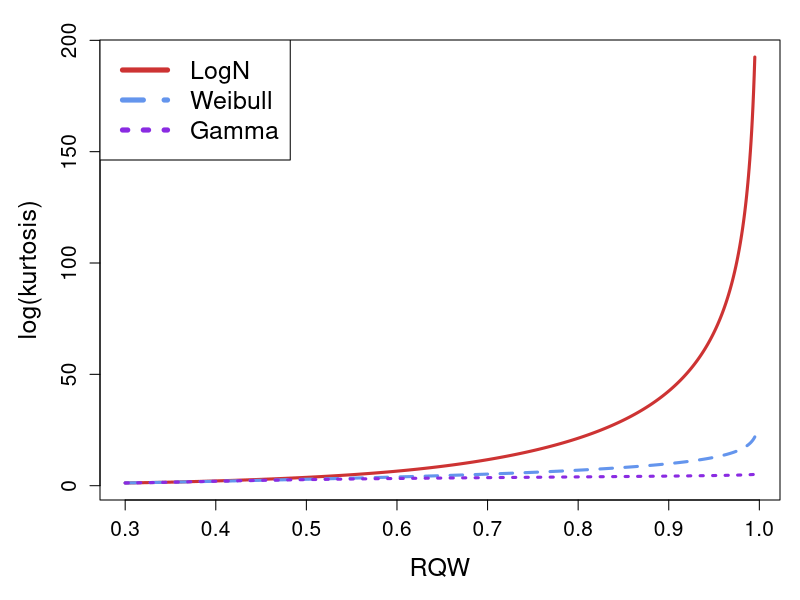
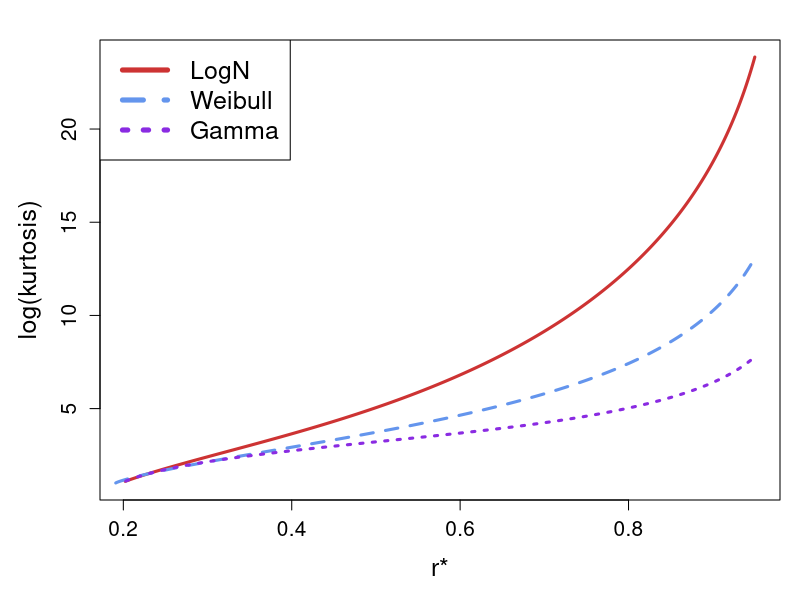
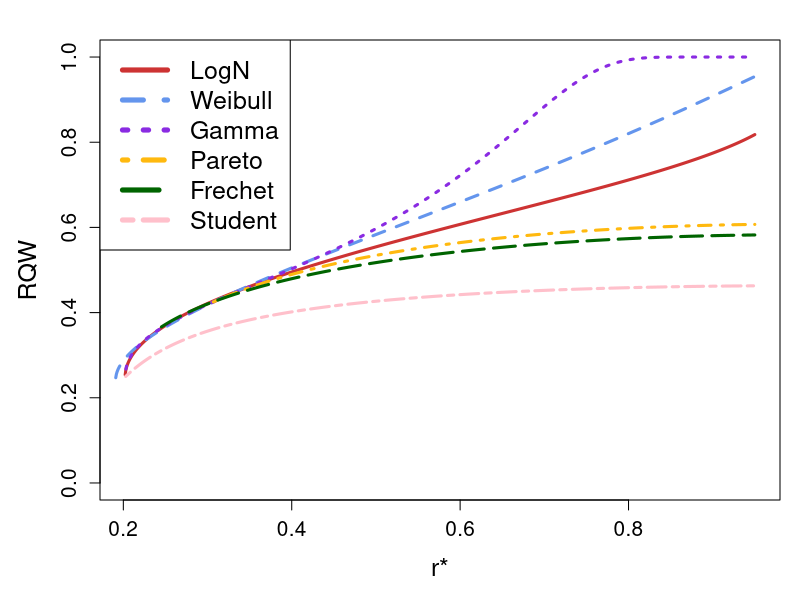

Write R code to recreate these figures, in order.
# Analysing the "r" parameter as measure of tail-heaviness for common distributions
# The analysis is done for r* (i.e. 1-r) so that larger r* imply heavier-tail

# Log Normal(mu, s) (s is like sigma^2)
# min r: 1-sqrt(2/pi) = 0.2022
# max r: 1
erf        <- function(x){2 * pnorm(x * sqrt(2)) - 1}
r.logN     <- function(s){1-erf(sqrt(s/2))/sqrt(exp(s)-1)}
r.logN.inv <- function(r){uniroot(function(x){r.logN(x) - r}, lower = 0.00001, 
                                  upper=100)$root}
k.logN     <- function(s){exp(4*s) + 2*exp(3*s) + 3*exp(2*s) - 6  +3}
k.logN.inv <- function(k){uniroot(function(x){k.logN(x) - k}, lower = 0.0001, 
                                  upper=100)$root}
RQW.logN   <- function(s,q=7/8){(qlnorm(0.5+q/2, sdlog=sqrt(s))
                                 +qlnorm(1-q/2, sdlog=sqrt(s))
                                 -2*qlnorm(3/4, sdlog=sqrt(s)))/(qlnorm(0.5+q/2, 
                                  sdlog=sqrt(s))-qlnorm(1-q/2, sdlog=sqrt(s)))}
RQW.logN.inv <- function(k){uniroot(function(x){RQW.logN(x) - k}, 
                                    lower = 0.0001, upper=1000)$root}

# Gamma with shape parameter a
# min r: 1-sqrt(2/pi) = 0.2030 (seems to have numerical problems to evaluate at lower r)
# max r: 1
r.Gam <- function(a){
  mx <- qgamma(1/2, shape = a, rate = 1)
  1-2*mx^a*exp(-mx)/(gamma(a)*sqrt(a))
}
r.Gam.inv <- function(r){uniroot(function(x){r.Gam(x) - r}, 
                                 lower = .0001, upper=130)$root}
k.Gam     <- function(a){6/a + 3}
k.Gam.inv <- function(k){uniroot(function(x){k.Gam(x) - k}, 
                                 lower = .0001, upper=130)$root}
RQW.Gam   <- function(a,q=7/8){(qgamma(0.5+q/2, shape=a)+qgamma(1-q/2, shape=a)
                                -2*qgamma(3/4, shape=a))/(qgamma(0.5+q/2, shape=a)
                                                          -qgamma(1-q/2, shape=a))}
RQW.Gam.inv <- function(r){uniroot(function(x){RQW.Gam(x) - r}, 
                                   lower = .001, upper=500)$root}

# Weibull with shape parameter k
# min r: 0.191 (roughly, numerically)
# max r: 1
r.Wei     <- function(k){1-(2*igamma(1+1/k,log(2)) - gamma(1+1/k))/sqrt(gamma(1+2/k) 
                                                                        - gamma(1+1/k)^2)}
r.Wei.inv <- function(r){uniroot(function(x){r.Wei(x) - r}, lower = 0.05, upper=2.9)$root}
G1        <- function(k){gamma(1+1/k)}
G2        <- function(k){gamma(1+2/k)}
G3        <- function(k){gamma(1+3/k)}
G4        <- function(k){gamma(1+4/k)}
k.Wei     <- function(k){(-6*G1(k)^4+12*G1(k)^2*G2(k)-3*G2(k)^2-4*G1(k)*G3(k)
                          +G4(k))/(G2(k)-G1(k)^2)^2 + 3}
k.Wei.inv <- function(k){uniroot(function(x){k.Wei(x) - k}, lower = 0.05, upper=2.9)$root}
RQW.Wei   <- function(k,q=7/8){(qweibull(0.5+q/2, shape=k)+qweibull(1-q/2, shape=k)
                                -2*qweibull(3/4, shape=k))/(qweibull(0.5+q/2, shape=k)
                                                            -qweibull(1-q/2, shape=k))}
RQW.Wei.inv <- function(r){uniroot(function(x){RQW.Wei(x) - r}, lower = 0.05,
                                   upper=2.9)$root}

# Frechet
# min r: 0.2453 (roughly, numerically)
# max r: 1
# (kurtosis does not exist for r > 0.4013)
igamma <- function(a, x){gamma(a) * (1 - pgamma(x,a,1))}
r.Fre  <- function(a){1-(gamma(1-1/a) -
                      2*igamma(1-1/a, log(2)))/sqrt(gamma(1-2/a)-gamma(1-1/a)^2)}
r.Fre.inv <- function(r){uniroot(function(x){r.Fre(x) - r}, lower = 2.0001, 
                                 upper=10000)$root}
k.Fre  <- function(a){(gamma(1-4/a)-4*gamma(1-3/a)*gamma(1-1/a)
                       +3*gamma(1-2/a)^2)/(gamma(1-2/a)-gamma(1-1/a)^2)^2-6  +3}
k.Fre.inv <- function(k){uniroot(function(x){k.Fre(x) - k}, lower = 4.0001, 
                                 upper=1000)$root}
qfrechet <- function(q,a){log(1/q)^{-1/a}}
RQW.Fre   <- function(a,q=7/8){(qfrechet(0.5+q/2, a)+qfrechet(1-q/2, a)
                                -2*qfrechet(3/4, a))/(qfrechet(0.5+q/2, a)
                                                      -qfrechet(1-q/2, a))}
RQW.Fre.inv <- function(rqw){uniroot(function(x){RQW.Fre(x) - rqw}, lower = 0.2,
                                     upper=1000)$root}

# Find a in Pareto(a, lambda) (a>2)
# min r: 1-log(2) = 0.3069
# max r: 1
# (Kurtosis does not exist past r > 0.4648)
r.Par     <- function(a){1-sqrt(a*(a-2))*(2^(1/a)-1) }
r.Par.inv <- function(r){uniroot(function(x){r.Par(x) - r}, lower = 2.00001, 
                                 upper=10000)$root}
k.Par     <- function(a){6*(a^3+a^2-6*a-2)/(a*(a-3)*(a-4))  +3}
k.Par.inv <- function(k){uniroot(function(x){k.Par(x) - k}, lower = 4.00001,
                                 upper=10000)$root}
qpareto   <- function(q,a){(1-q)^(-1/a)-1}
RQW.Par   <- function(a,q=7/8){(qpareto (0.5+q/2, a)+qpareto (1-q/2, a)
                                -2*qpareto (3/4, a))/(qpareto (0.5+q/2, a)
                                                      -qpareto(1-q/2, a))}
RQW.Par.inv <- function(r){uniroot(function(x){RQW.Par(x) - r}, lower = .1, 
                                   upper=1000)$root}

# Student (v) (v > 2)
# min r: 1-sqrt(2/pi) = 0.2028 (seems to have numerical problems to evaluate at lower r)
# max r: 1
# (Kurtosis does not exist past r > 0.2928)
r.t     <- function(v){1-2*sqrt((v-2)/pi)*gamma((v+1)/2)/((v-1)*gamma(v/2))}
r.t.inv <- function(r){uniroot(function(x){r.t(x) - r}, lower = 2.00001, 
                               upper=340)$root}
# Excess Kurtosis
k.t     <- function(v){6/(v-4)  +3}
k.t.inv <- function(k){uniroot(function(x){k.t(x) - k}, lower = 4.00001, 
                               upper=340)$root}
RQW.t   <- function(v,q=7/8){(qt(0.5+q/2, df=v)+qt(1-q/2, df=v)
                              -2*qt(3/4, df=v))/(qt(0.5+q/2, df=v)-qt(1-q/2, df=v))}
RQW.t.inv <- function(r){uniroot(function(x){RQW.t(x) - r}, lower = 0.05, 
                                 upper=340)$root}

# Sequence of values of Kurtosis (NOT excess kurtosis)
n          <- 1000
range.kurt <- seq(from = 10, to = 300, length.out=n)

# Sequence of values of r
r.end      <- 0.95
# maximal ranges for all distributions
range.Fre  <- seq(from=0.2453,  to = r.end, length.out=n)
range.LogN <- seq(from=0.2022,  to = r.end, length.out=n)
range.Gam  <- seq(from=0.2030,  to = r.end, length.out=n)
range.Wei  <- seq(from=0.191,  to = r.end, length.out=n)
range.t    <- seq(from=0.2028,  to = r.end, length.out=n)
range.Par    <- seq(from=0.3069,  to = r.end, length.out=n)

# additional ranges such that the kurtosis exists
range.2.Fre  <- seq(from=0.2453,  to = 0.4013, length.out=n)
range.2.t    <- seq(from=0.2028,  to = 0.2928, length.out=n)
range.2.Par    <- seq(from=0.3069,  to = 0.4648, length.out=n)

# range of RQW
range.RQW <- seq(from=0.3,  to = .995, length.out=n)

# Colors to be used for plots
my.col = c("brown3","cornflowerblue", "blueviolet", "darkgoldenrod1", "darkgreen",
           "pink")

# Initialise sequences of parameters and kurtosis
logN.para  <- rep(NA, n)
k.logN.vec <- rep(NA, n)
RQW.logN.vec <- rep(NA, n)

Wei.para  <- rep(NA, n)
k.Wei.vec <- rep(NA, n)
RQW.Wei.vec <- rep(NA, n)

Gam.para  <- rep(NA, n)
k.Gam.vec <- rep(NA, n)
RQW.Gam.vec <- rep(NA, n)

t.para  <- rep(NA, n)
k.t.vec <- rep(NA, n)
RQW.t.vec <- rep(NA, n)

Par.para  <- rep(NA, n)
k.Par.vec <- rep(NA, n)
RQW.Par.vec <- rep(NA, n)

Fre.para  <- rep(NA, n)
k.Fre.vec <- rep(NA, n)
RQW.Fre.vec <- rep(NA, n)

# Finding the "k:kurtosis" corresponding to specific values of "RQW"
for (i in 1:n){
  logN.para[i]  <- RQW.logN.inv(range.RQW[i])
  k.logN.vec[i] <- k.logN(logN.para[i])
  
  Wei.para[i]   <- RQW.Wei.inv(range.RQW[i])
  k.Wei.vec[i]  <- k.Wei(Wei.para[i])
  
  Gam.para[i]   <- RQW.Gam.inv(range.RQW[i])
  k.Gam.vec[i]  <- k.Gam(Gam.para[i])

}

# Plots: kurtosis versus RQW (log scale)
pdf(file = "k.vs.RQW0875.pdf", width = 8, height = 6) 
y.range <- c(min(log(k.logN.vec),log(k.Wei.vec), log(k.Gam.vec)), 
             max(log(k.logN.vec),log(k.Wei.vec), log(k.Gam.vec)))
par(mar = c(5, 5, 2, 1))
plot(range.RQW,   log(k.logN.vec), type = 'l', lwd=3, ylim = y.range,
     lty = 1, col=my.col[1], xlab="RQW", ylab="log(kurtosis)", cex.lab = 1.5,
     cex.axis = 1.25)
lines(range.RQW, log(k.Wei.vec), lwd = 3, lty=2, col=my.col[2])
lines(range.RQW, log(k.Gam.vec), lwd = 3, lty=3, col=my.col[3])
legend('topleft', ncol=1, legend=c("LogN","Weibull","Gamma"), col=my.col[1:3], 
       lty = 1:3, lwd = 5, cex = 1.5)
# Saving plot
dev.off()

# Finding the "k:kurtosis" corresponding to specific values of "r*"
for (i in 1:n){
  logN.para[i]  <- r.logN.inv(range.LogN[i])
  k.logN.vec[i] <- k.logN(logN.para[i])
  
  Wei.para[i]   <- r.Wei.inv(range.Wei[i])
  k.Wei.vec[i]  <- k.Wei(Wei.para[i])
  
  Gam.para[i]   <- r.Gam.inv(range.Gam[i])
  k.Gam.vec[i]  <- k.Gam(Gam.para[i])
  
  Par.para[i]   <- r.Par.inv(range.2.Par[i])
  k.Par.vec[i]  <- k.Par(Par.para[i])
  
  Fre.para[i]   <- r.Fre.inv(range.2.Fre[i])
  k.Fre.vec[i]  <- k.Fre(Fre.para[i]) 
  
  t.para[i]     <- r.t.inv(range.2.t[i])
  k.t.vec[i]    <- k.t(t.para[i])
}


# Plots: kurtosis versus r (log scale)
pdf(file = "k.vs.r.pdf", width = 8, height = 6) 

y.range <- c(min(log(k.logN.vec),log(k.Wei.vec), log(k.Gam.vec), log(k.Par.vec), 
                 log(k.Fre.vec)), 
             max(log(k.logN.vec),log(k.Wei.vec), log(k.Gam.vec), log(k.Par.vec), 
                 log(k.Fre.vec)))
par(mar = c(5, 5, 2, 1))
plot(range.LogN,   log(k.logN.vec), type = 'l', lwd=3, ylim = y.range,
     lty = 1, col=my.col[1], xlab="r*", ylab="log(kurtosis)", cex.lab = 1.5, 
     cex.axis = 1.25)
lines(range.Wei, log(k.Wei.vec), lwd = 3, lty=2, col=my.col[2])
lines(range.Gam, log(k.Gam.vec), lwd = 3, lty=3, col=my.col[3])
legend('topleft', ncol=1, legend=c("LogN","Weibull","Gamma"), col=my.col[1:5], 
       lty = 1:5, lwd = 5, cex = 1.5)
# Saving plot
dev.off()

# Finding the "RQW" corresponding to specific values of "r*"
for (i in 1:n){
  logN.para[i]    <- r.logN.inv(range.LogN[i])
  RQW.logN.vec[i] <- RQW.logN(logN.para[i])
  
  Wei.para[i]     <- r.Wei.inv(range.Wei[i])
  RQW.Wei.vec[i]  <- RQW.Wei(Wei.para[i])
  
  Gam.para[i]     <- r.Gam.inv(range.Gam[i])
  RQW.Gam.vec[i]  <- RQW.Gam(Gam.para[i])
  
  Par.para[i]     <- r.Par.inv(range.Par[i])
  RQW.Par.vec[i]  <- RQW.Par(Par.para[i])
  
  Fre.para[i]     <- r.Fre.inv(range.Fre[i])
  RQW.Fre.vec[i]  <- RQW.Fre(Fre.para[i]) 
  
  t.para[i]       <- r.t.inv(range.t[i])
  RQW.t.vec[i]    <- RQW.t(t.para[i])
}

# Plots: RQW versus r
pdf(file = "RQW.vs.r.pdf", width = 8, height = 6) 
y.range <- c(0.0,1)
par(mar = c(5, 5, 2, 1))
plot(range.LogN,   (RQW.logN.vec), type = 'l', lwd=3, ylim = y.range,
     lty = 1, col=my.col[1], xlab="r*", ylab="RQW", cex.lab = 1.5, cex.axis = 1.25)
lines(range.Wei, (RQW.Wei.vec), lwd = 3, lty=2, col=my.col[2])
lines(range.Gam, (RQW.Gam.vec), lwd = 3, lty=3, col=my.col[3])
lines(range.Par, (RQW.Par.vec), lwd = 3, lty=4, col=my.col[4])
lines(range.Fre, (RQW.Fre.vec), lwd = 3, lty=5, col=my.col[5]) 
lines(range.t, RQW.t.vec, lwd = 3, lty=6, col=my.col[6]) 
legend('topleft', ncol=1, 
       legend=c("LogN","Weibull","Gamma","Pareto","Frechet", "Student"), 
       col=my.col[1:6], lty = 1:6, lwd = 5, cex = 1.5)
# Saving plot
dev.off()

